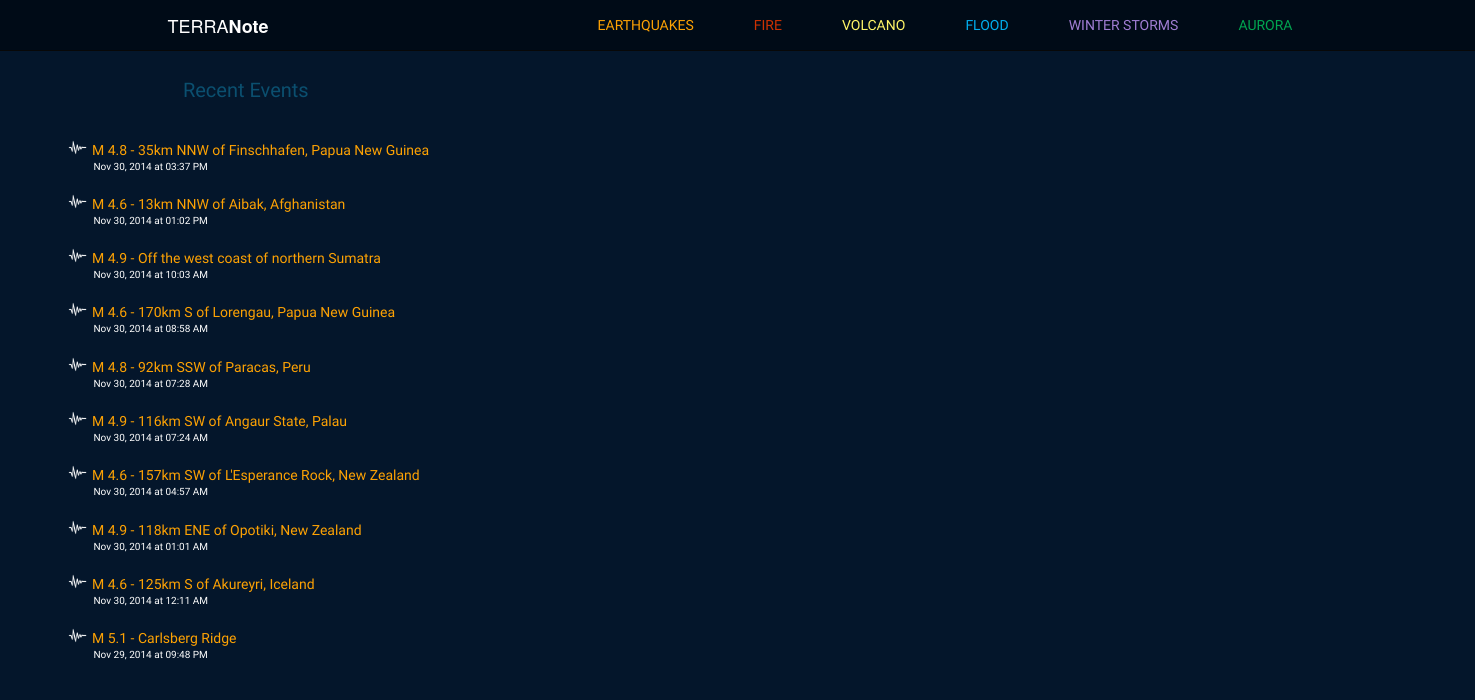
Before: / with the older database file.
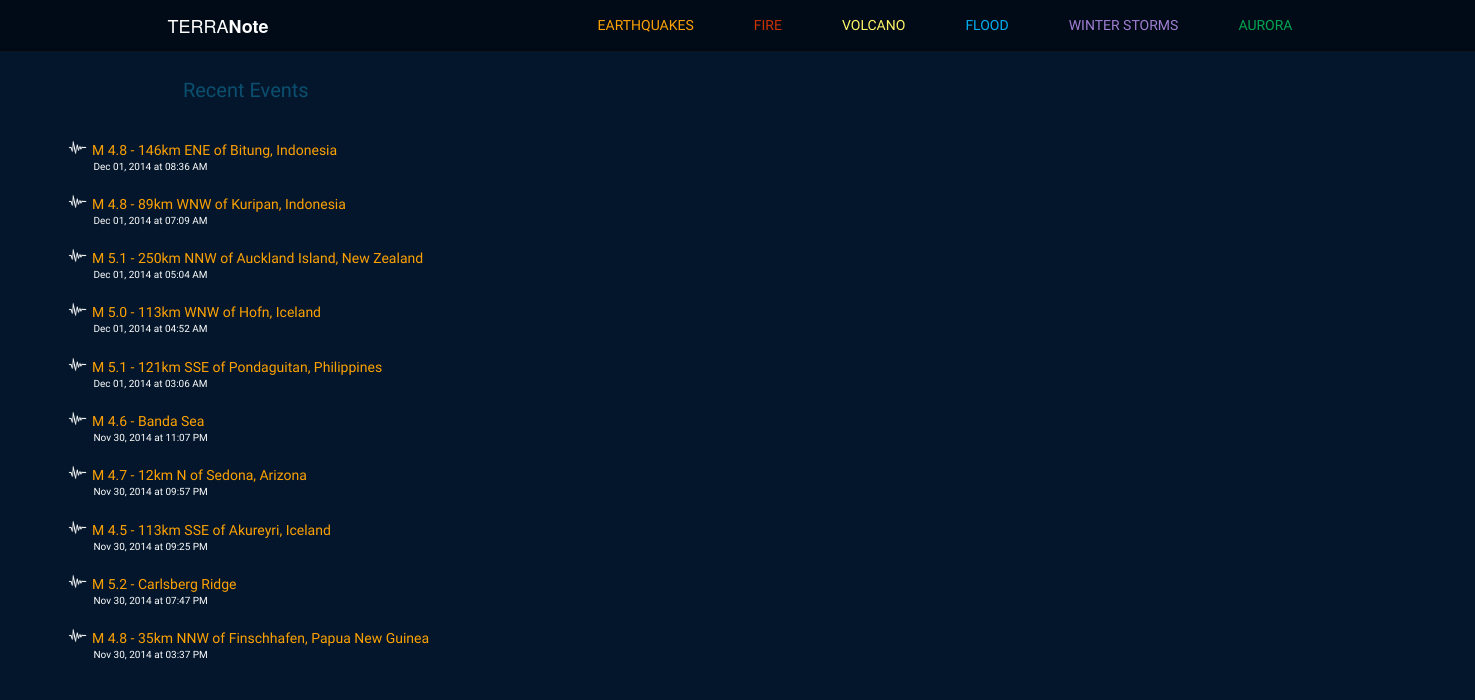
After: the same page with the newer database file.
### model.py (models this page shows)
class Quake(Base):
    __tablename__ = "quakes"
    quake_id = Column(String(50), primary_key = True)
    quake_title = Column(String, nullable = False)
    quake_type = Column(String(25), nullable = False)
    magnitude = Column(Float, nullable = False)
    place = Column(String, nullable = False)
    latitude = Column(Float, nullable = False)
    longitude = Column(Float, nullable = False)
    depth = Column(Float, nullable = False)
    quake_datetime = Column(DateTime, nullable = False)
    url = Column(String, nullable = False)
    seismictype = Column(String, nullable = False)
    status = Column(String, nullable = False)
    felt = Column(Integer, nullable = True)
    tsunami = Column(Integer, nullable = True)
    recordtime = Column(DateTime, nullable = False)

### note.py (the view)
@app.route("/")
def home_map():
	topten = db_session.query(Quake).order_by(Quake.quake_datetime.desc()).limit(10)
	cols = Quake.__table__.columns
	json_compiled = {}
	for quake in topten:
		json_compiled[quake.quake_id] = {}
		json_compiled[quake.quake_id]['lat'] = quake.latitude
		json_compiled[quake.quake_id]['lng'] = quake.longitude
		json_compiled[quake.quake_id]['title'] = quake.quake_title
		json_compiled[quake.quake_id]['id'] = quake.quake_id
	print json_compiled
	recent_quakes = db_session.query(Quake).order_by(Quake.quake_datetime.desc()).limit(10)
	return render_template("home.html", recent_quakes=recent_quakes, top_ten=json_compiled)

### templates/home.html (shortened to what this page needs)
{% extends 'base.html' %}
{% block body %}
<div class="col-sm-4" class="event-list">
	<div class="col-sm-1"></div>
		<div class="col-sm-10" class="event-list" id="userpoint">
			<div class="row">
				<div id="recent-events">Recent Events</div>
			</div>
			<div class="row">
				{% for quake in recent_quakes %}
					<div class="quake-list">
						<img class="small-icon" src="/static/images/quake-icon.png"/>
						<div class="recent-title quake-orange"><a href="/quakes/{{ quake.quake_id }}">{{ quake.quake_title }}</a></div>
						<div class="recent-datetime">{{ quake.quake_datetime.strftime('%b %d, %Y at %I:%M %p') }}</div>
					</div>
				{% endfor %}
			</div>
		</div>
	<div class="col-sm-1"></div>
</div>
    <div class="col-sm-8">
        <div class="event-map" id="home-map"></div>
    </div>
{% endblock %}

Changed rows visible on the page:
no longer on this page (row edited): Quake: quake_title "M 4.6 - 13km NNW of Aibak, Afghanistan", quake_datetime "Nov 30, 2014 at 01:02 PM"
no longer on this page (row unchanged): Quake: quake_title "M 4.9 - Off the west coast of northern Sumatra", quake_datetime "Nov 30, 2014 at 10:03 AM"
no longer on this page (row unchanged): Quake: quake_title "M 4.6 - 170km S of Lorengau, Papua New Guinea", quake_datetime "Nov 30, 2014 at 08:58 AM"
no longer on this page (row unchanged): Quake: quake_title "M 4.8 - 92km SSW of Paracas, Peru", quake_datetime "Nov 30, 2014 at 07:28 AM"
no longer on this page (row unchanged): Quake: quake_title "M 4.9 - 116km SW of Angaur State, Palau", quake_datetime "Nov 30, 2014 at 07:24 AM"
no longer on this page (row unchanged): Quake: quake_title "M 4.6 - 157km SW of L'Esperance Rock, New Zealand", quake_datetime "Nov 30, 2014 at 04:57 AM"
no longer on this page (row unchanged): Quake: quake_title "M 4.9 - 118km ENE of Opotiki, New Zealand", quake_datetime "Nov 30, 2014 at 01:01 AM"
no longer on this page (row unchanged): Quake: quake_title "M 4.6 - 125km S of Akureyri, Iceland", quake_datetime "Nov 30, 2014 at 12:11 AM"
no longer on this page (row unchanged): Quake: quake_title "M 5.1 - Carlsberg Ridge", quake_datetime "Nov 29, 2014 at 09:48 PM"
added Quake: quake_title "M 4.8 - 146km ENE of Bitung, Indonesia", quake_datetime "Dec 01, 2014 at 08:36 AM"
added Quake: quake_title "M 4.8 - 89km WNW of Kuripan, Indonesia", quake_datetime "Dec 01, 2014 at 07:09 AM"
added Quake: quake_title "M 5.1 - 250km NNW of Auckland Island, New Zealand", quake_datetime "Dec 01, 2014 at 05:04 AM"
added Quake: quake_title "M 5.0 - 113km WNW of Hofn, Iceland", quake_datetime "Dec 01, 2014 at 04:52 AM"
added Quake: quake_title "M 5.1 - 121km SSE of Pondaguitan, Philippines", quake_datetime "Dec 01, 2014 at 03:06 AM"
added Quake: quake_title "M 4.6 - Banda Sea", quake_datetime "Nov 30, 2014 at 11:07 PM"
added Quake: quake_title "M 4.7 - 12km N of Sedona, Arizona", quake_datetime "Nov 30, 2014 at 09:57 PM"
added Quake: quake_title "M 4.5 - 113km SSE of Akureyri, Iceland", quake_datetime "Nov 30, 2014 at 09:25 PM"
added Quake: quake_title "M 5.2 - Carlsberg Ridge", quake_datetime "Nov 30, 2014 at 07:47 PM"
